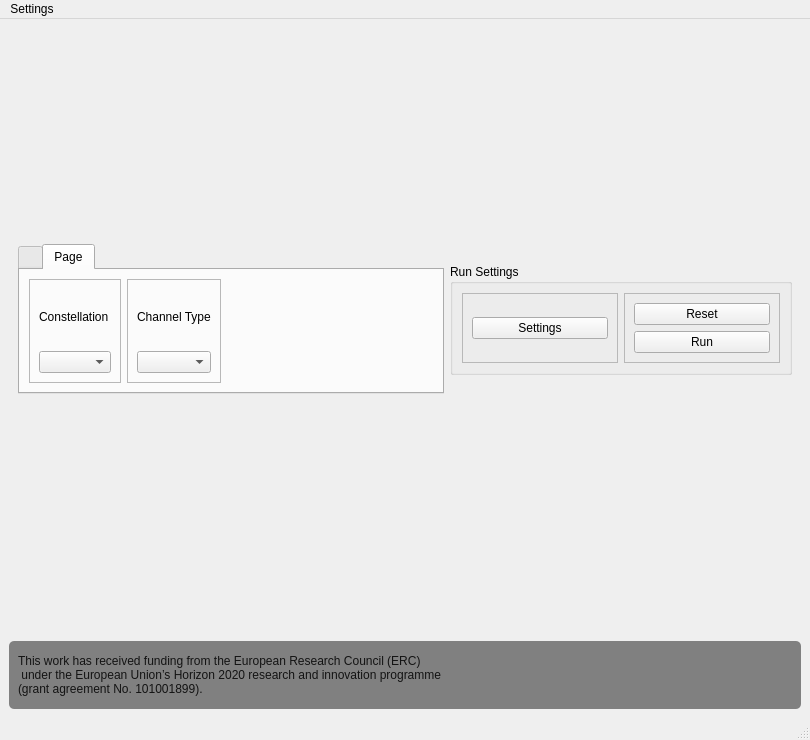
<?xml version="1.0" encoding="UTF-8"?>
<ui version="4.0">
 <class>MainWindow</class>
 <widget class="QMainWindow" name="MainWindow">
  <property name="geometry">
   <rect>
    <x>0</x>
    <y>0</y>
    <width>810</width>
    <height>740</height>
   </rect>
  </property>
  <property name="windowTitle">
   <string>MainWindow</string>
  </property>
  <widget class="QWidget" name="centralwidget">
   <layout class="QVBoxLayout" name="verticalLayout">
    <item>
     <widget class="QWidget" name="widget" native="true">
      <layout class="QHBoxLayout" name="horizontalLayout_4">
       <item alignment="Qt::AlignHCenter">
        <widget class="QTabWidget" name="settings_group">
         <property name="maximumSize">
          <size>
           <width>16777215</width>
           <height>150</height>
          </size>
         </property>
         <property name="currentIndex">
          <number>1</number>
         </property>
         <widget class="QWidget" name="settings_group_shaping" native="true">
          <property name="accessibleName">
           <string/>
          </property>
          <attribute name="title">
           <string/>
          </attribute>
          <layout class="QHBoxLayout" name="horizontalLayout_2">
           <item>
            <widget class="QFrame" name="frame">
             <property name="frameShape">
              <enum>QFrame::StyledPanel</enum>
             </property>
             <property name="frameShadow">
              <enum>QFrame::Raised</enum>
             </property>
             <layout class="QVBoxLayout" name="verticalLayout_2">
              <item>
               <widget class="QLabel" name="label">
                <property name="text">
                 <string>Bits/Symbol</string>
                </property>
               </widget>
              </item>
              <item>
               <widget class="QSpinBox" name="bitpersymbol_box"/>
              </item>
             </layout>
            </widget>
           </item>
           <item>
            <widget class="QFrame" name="frame_2">
             <property name="frameShape">
              <enum>QFrame::StyledPanel</enum>
             </property>
             <property name="frameShadow">
              <enum>QFrame::Raised</enum>
             </property>
             <layout class="QVBoxLayout" name="verticalLayout_3">
              <item>
               <widget class="QLabel" name="label_2">
                <property name="text">
                 <string>Channel</string>
                </property>
               </widget>
              </item>
              <item>
               <widget class="QComboBox" name="channel_box"/>
              </item>
             </layout>
            </widget>
           </item>
           <item>
            <widget class="QFrame" name="frame_3">
             <property name="frameShape">
              <enum>QFrame::StyledPanel</enum>
             </property>
             <property name="frameShadow">
              <enum>QFrame::Raised</enum>
             </property>
             <layout class="QVBoxLayout" name="verticalLayout_4">
              <item>
               <widget class="QLabel" name="label_3">
                <property name="text">
                 <string>Shaping Type</string>
                </property>
               </widget>
              </item>
              <item>
               <widget class="QComboBox" name="shaping_box"/>
              </item>
             </layout>
            </widget>
           </item>
           <item>
            <widget class="QFrame" name="frame_4">
             <property name="frameShape">
              <enum>QFrame::StyledPanel</enum>
             </property>
             <property name="frameShadow">
              <enum>QFrame::Raised</enum>
             </property>
             <layout class="QVBoxLayout" name="verticalLayout_5">
              <item>
               <widget class="QLabel" name="label_4">
                <property name="text">
                 <string>Objective function</string>
                </property>
               </widget>
              </item>
              <item>
               <widget class="QComboBox" name="objective_box"/>
              </item>
             </layout>
            </widget>
           </item>
          </layout>
         </widget>
         <widget class="QWidget" name="settings_group_equalization">
          <property name="enabled">
           <bool>true</bool>
          </property>
          <attribute name="title">
           <string>Page</string>
          </attribute>
          <layout class="QHBoxLayout" name="horizontalLayout_6">
           <item>
            <widget class="QFrame" name="frame_7">
             <property name="sizePolicy">
              <sizepolicy hsizetype="Fixed" vsizetype="Preferred">
               <horstretch>0</horstretch>
               <verstretch>0</verstretch>
              </sizepolicy>
             </property>
             <property name="frameShape">
              <enum>QFrame::StyledPanel</enum>
             </property>
             <property name="frameShadow">
              <enum>QFrame::Raised</enum>
             </property>
             <layout class="QVBoxLayout" name="verticalLayout_7">
              <item>
               <widget class="QLabel" name="label_5">
                <property name="text">
                 <string>Constellation</string>
                </property>
               </widget>
              </item>
              <item>
               <widget class="QComboBox" name="eq_constellation_box"/>
              </item>
             </layout>
            </widget>
           </item>
           <item alignment="Qt::AlignLeft">
            <widget class="QFrame" name="frame_8">
             <property name="sizePolicy">
              <sizepolicy hsizetype="Fixed" vsizetype="Preferred">
               <horstretch>0</horstretch>
               <verstretch>0</verstretch>
              </sizepolicy>
             </property>
             <property name="frameShape">
              <enum>QFrame::StyledPanel</enum>
             </property>
             <property name="frameShadow">
              <enum>QFrame::Raised</enum>
             </property>
             <layout class="QVBoxLayout" name="verticalLayout_8">
              <item>
               <widget class="QLabel" name="label_6">
                <property name="text">
                 <string>Channel Type</string>
                </property>
               </widget>
              </item>
              <item>
               <widget class="QComboBox" name="eq_channel_box"/>
              </item>
             </layout>
            </widget>
           </item>
          </layout>
         </widget>
        </widget>
       </item>
       <item>
        <widget class="QGroupBox" name="run_group">
         <property name="sizePolicy">
          <sizepolicy hsizetype="Preferred" vsizetype="Fixed">
           <horstretch>0</horstretch>
           <verstretch>0</verstretch>
          </sizepolicy>
         </property>
         <property name="title">
          <string>Run Settings</string>
         </property>
         <layout class="QHBoxLayout" name="horizontalLayout_5">
          <item>
           <widget class="QFrame" name="frame_5">
            <property name="frameShape">
             <enum>QFrame::StyledPanel</enum>
            </property>
            <property name="frameShadow">
             <enum>QFrame::Raised</enum>
            </property>
            <layout class="QHBoxLayout" name="horizontalLayout_3">
             <item>
              <widget class="QPushButton" name="settings_btn">
               <property name="text">
                <string>Settings</string>
               </property>
              </widget>
             </item>
            </layout>
           </widget>
          </item>
          <item>
           <widget class="QFrame" name="frame_6">
            <property name="frameShape">
             <enum>QFrame::StyledPanel</enum>
            </property>
            <property name="frameShadow">
             <enum>QFrame::Raised</enum>
            </property>
            <layout class="QVBoxLayout" name="verticalLayout_6">
             <item>
              <widget class="QPushButton" name="reset_btn">
               <property name="text">
                <string>Reset</string>
               </property>
              </widget>
             </item>
             <item>
              <widget class="QPushButton" name="run_btn">
               <property name="minimumSize">
                <size>
                 <width>20</width>
                 <height>0</height>
                </size>
               </property>
               <property name="text">
                <string>Run</string>
               </property>
              </widget>
             </item>
            </layout>
           </widget>
          </item>
         </layout>
        </widget>
       </item>
      </layout>
     </widget>
    </item>
    <item>
     <widget class="QWidget" name="plot_box" native="true">
      <layout class="QGridLayout" name="gridLayout"/>
     </widget>
    </item>
    <item>
     <widget class="QFrame" name="footer_area">
      <property name="sizePolicy">
       <sizepolicy hsizetype="MinimumExpanding" vsizetype="Fixed">
        <horstretch>0</horstretch>
        <verstretch>0</verstretch>
       </sizepolicy>
      </property>
      <property name="palette">
       <palette>
        <active>
         <colorrole role="Button">
          <brush brushstyle="SolidPattern">
           <color alpha="255">
            <red>128</red>
            <green>128</green>
            <blue>128</blue>
           </color>
          </brush>
         </colorrole>
         <colorrole role="Base">
          <brush brushstyle="SolidPattern">
           <color alpha="255">
            <red>128</red>
            <green>128</green>
            <blue>128</blue>
           </color>
          </brush>
         </colorrole>
         <colorrole role="Window">
          <brush brushstyle="SolidPattern">
           <color alpha="255">
            <red>128</red>
            <green>128</green>
            <blue>128</blue>
           </color>
          </brush>
         </colorrole>
        </active>
        <inactive>
         <colorrole role="Button">
          <brush brushstyle="SolidPattern">
           <color alpha="255">
            <red>128</red>
            <green>128</green>
            <blue>128</blue>
           </color>
          </brush>
         </colorrole>
         <colorrole role="Base">
          <brush brushstyle="SolidPattern">
           <color alpha="255">
            <red>128</red>
            <green>128</green>
            <blue>128</blue>
           </color>
          </brush>
         </colorrole>
         <colorrole role="Window">
          <brush brushstyle="SolidPattern">
           <color alpha="255">
            <red>128</red>
            <green>128</green>
            <blue>128</blue>
           </color>
          </brush>
         </colorrole>
        </inactive>
        <disabled>
         <colorrole role="Button">
          <brush brushstyle="SolidPattern">
           <color alpha="255">
            <red>128</red>
            <green>128</green>
            <blue>128</blue>
           </color>
          </brush>
         </colorrole>
         <colorrole role="Base">
          <brush brushstyle="SolidPattern">
           <color alpha="255">
            <red>128</red>
            <green>128</green>
            <blue>128</blue>
           </color>
          </brush>
         </colorrole>
         <colorrole role="Window">
          <brush brushstyle="SolidPattern">
           <color alpha="255">
            <red>128</red>
            <green>128</green>
            <blue>128</blue>
           </color>
          </brush>
         </colorrole>
        </disabled>
       </palette>
      </property>
      <property name="autoFillBackground">
       <bool>false</bool>
      </property>
      <property name="styleSheet">
       <string notr="true">.QFrame {border-radius: 5px; background-color: grey}
.QLabel {background-color:grey}</string>
      </property>
      <layout class="QHBoxLayout" name="horizontalLayout">
       <item>
        <widget class="QLabel" name="acknowledgment_label">
         <property name="palette">
          <palette>
           <active>
            <colorrole role="WindowText">
             <brush brushstyle="SolidPattern">
              <color alpha="217">
               <red>0</red>
               <green>0</green>
               <blue>0</blue>
              </color>
             </brush>
            </colorrole>
            <colorrole role="Button">
             <brush brushstyle="SolidPattern">
              <color alpha="255">
               <red>128</red>
               <green>128</green>
               <blue>128</blue>
              </color>
             </brush>
            </colorrole>
            <colorrole role="Text">
             <brush brushstyle="SolidPattern">
              <color alpha="217">
               <red>0</red>
               <green>0</green>
               <blue>0</blue>
              </color>
             </brush>
            </colorrole>
            <colorrole role="Base">
             <brush brushstyle="SolidPattern">
              <color alpha="255">
               <red>128</red>
               <green>128</green>
               <blue>128</blue>
              </color>
             </brush>
            </colorrole>
            <colorrole role="Window">
             <brush brushstyle="SolidPattern">
              <color alpha="255">
               <red>128</red>
               <green>128</green>
               <blue>128</blue>
              </color>
             </brush>
            </colorrole>
           </active>
           <inactive>
            <colorrole role="WindowText">
             <brush brushstyle="SolidPattern">
              <color alpha="217">
               <red>0</red>
               <green>0</green>
               <blue>0</blue>
              </color>
             </brush>
            </colorrole>
            <colorrole role="Button">
             <brush brushstyle="SolidPattern">
              <color alpha="255">
               <red>128</red>
               <green>128</green>
               <blue>128</blue>
              </color>
             </brush>
            </colorrole>
            <colorrole role="Text">
             <brush brushstyle="SolidPattern">
              <color alpha="217">
               <red>0</red>
               <green>0</green>
               <blue>0</blue>
              </color>
             </brush>
            </colorrole>
            <colorrole role="Base">
             <brush brushstyle="SolidPattern">
              <color alpha="255">
               <red>128</red>
               <green>128</green>
               <blue>128</blue>
              </color>
             </brush>
            </colorrole>
            <colorrole role="Window">
             <brush brushstyle="SolidPattern">
              <color alpha="255">
               <red>128</red>
               <green>128</green>
               <blue>128</blue>
              </color>
             </brush>
            </colorrole>
           </inactive>
           <disabled>
            <colorrole role="Button">
             <brush brushstyle="SolidPattern">
              <color alpha="255">
               <red>128</red>
               <green>128</green>
               <blue>128</blue>
              </color>
             </brush>
            </colorrole>
            <colorrole role="Base">
             <brush brushstyle="SolidPattern">
              <color alpha="255">
               <red>128</red>
               <green>128</green>
               <blue>128</blue>
              </color>
             </brush>
            </colorrole>
            <colorrole role="Window">
             <brush brushstyle="SolidPattern">
              <color alpha="255">
               <red>128</red>
               <green>128</green>
               <blue>128</blue>
              </color>
             </brush>
            </colorrole>
           </disabled>
          </palette>
         </property>
         <property name="text">
          <string>This work has received funding from the European Research Council (ERC)
 under the European Union’s Horizon 2020 research and innovation programme 
(grant agreement No. 101001899).</string>
         </property>
        </widget>
       </item>
       <item alignment="Qt::AlignRight">
        <widget class="QWidget" name="logo_area" native="true">
         <property name="sizePolicy">
          <sizepolicy hsizetype="MinimumExpanding" vsizetype="Fixed">
           <horstretch>0</horstretch>
           <verstretch>0</verstretch>
          </sizepolicy>
         </property>
         <layout class="QHBoxLayout" name="horizontalLayout_7">
          <property name="leftMargin">
           <number>0</number>
          </property>
          <property name="topMargin">
           <number>0</number>
          </property>
          <property name="rightMargin">
           <number>0</number>
          </property>
          <property name="bottomMargin">
           <number>0</number>
          </property>
          <item>
           <widget class="QLabel" name="erc_logo">
            <property name="sizePolicy">
             <sizepolicy hsizetype="MinimumExpanding" vsizetype="MinimumExpanding">
              <horstretch>0</horstretch>
              <verstretch>0</verstretch>
             </sizepolicy>
            </property>
            <property name="minimumSize">
             <size>
              <width>50</width>
              <height>50</height>
             </size>
            </property>
            <property name="autoFillBackground">
             <bool>false</bool>
            </property>
            <property name="text">
             <string/>
            </property>
           </widget>
          </item>
          <item>
           <widget class="QLabel" name="cel_logo">
            <property name="sizePolicy">
             <sizepolicy hsizetype="MinimumExpanding" vsizetype="MinimumExpanding">
              <horstretch>0</horstretch>
              <verstretch>0</verstretch>
             </sizepolicy>
            </property>
            <property name="minimumSize">
             <size>
              <width>50</width>
              <height>50</height>
             </size>
            </property>
            <property name="autoFillBackground">
             <bool>false</bool>
            </property>
            <property name="text">
             <string/>
            </property>
           </widget>
          </item>
          <item>
           <widget class="QLabel" name="kit_logo">
            <property name="sizePolicy">
             <sizepolicy hsizetype="MinimumExpanding" vsizetype="MinimumExpanding">
              <horstretch>0</horstretch>
              <verstretch>0</verstretch>
             </sizepolicy>
            </property>
            <property name="minimumSize">
             <size>
              <width>50</width>
              <height>50</height>
             </size>
            </property>
            <property name="baseSize">
             <size>
              <width>0</width>
              <height>0</height>
             </size>
            </property>
            <property name="autoFillBackground">
             <bool>false</bool>
            </property>
            <property name="text">
             <string/>
            </property>
           </widget>
          </item>
         </layout>
        </widget>
       </item>
      </layout>
     </widget>
    </item>
   </layout>
  </widget>
  <widget class="QMenuBar" name="menubar">
   <property name="geometry">
    <rect>
     <x>0</x>
     <y>0</y>
     <width>810</width>
     <height>24</height>
    </rect>
   </property>
   <widget class="QMenu" name="menuJoint_Geometric_and_Probabilistic_Shaping_Demo">
    <property name="title">
     <string>Settings</string>
    </property>
    <addaction name="actionChannel_Settings"/>
   </widget>
   <addaction name="menuJoint_Geometric_and_Probabilistic_Shaping_Demo"/>
  </widget>
  <widget class="QStatusBar" name="statusbar"/>
  <action name="actionChannel_Settings">
   <property name="text">
    <string>Channel Settings</string>
   </property>
  </action>
 </widget>
 <resources/>
 <connections/>
</ui>
